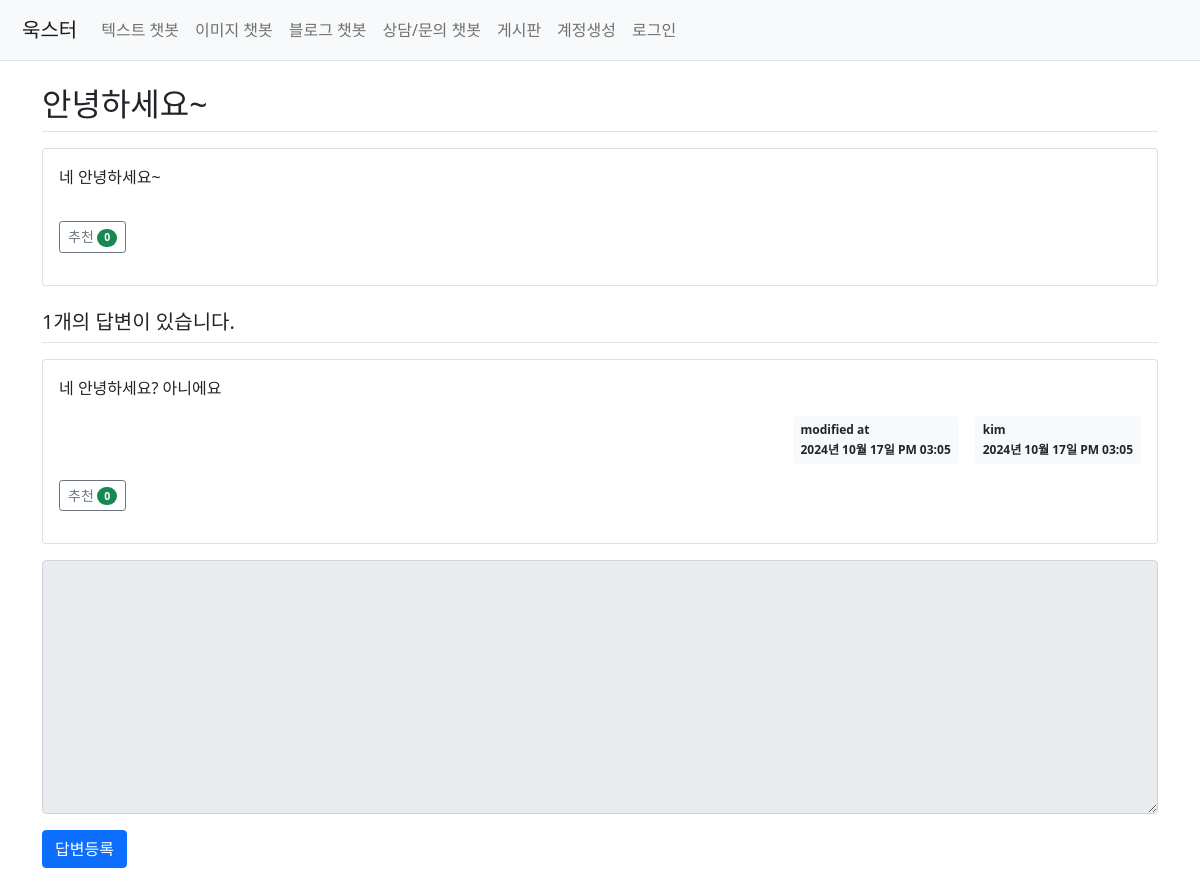
The app's page /question/detail/1/ with its own data.
### my_flask_app/models.py (models this page shows)
class Question(db.Model):
    id = db.Column(db.Integer, primary_key=True)
    subject = db.Column(db.String(200), nullable=False)
    content = db.Column(db.Text(), nullable=False)
    create_date = db.Column(db.DateTime(), nullable=False)
    user_id = db.Column(db.Integer, db.ForeignKey('user.id', ondelete='CASCADE'), nullable=False)
    user = db.relationship('User', backref=db.backref('question_set'))
    modify_date = db.Column(db.DateTime(), nullable=True)
    voter = db.relationship('User', secondary=question_voter, backref=db.backref('question_voter_set'))

class Answer(db.Model):
    id = db.Column(db.Integer, primary_key=True)
    question_id = db.Column(db.Integer, db.ForeignKey('question.id', ondelete='CASCADE'))
    question = db.relationship('Question', backref=db.backref('answer_set'))
    content = db.Column(db.Text(), nullable=False)
    create_date = db.Column(db.DateTime(), nullable=False)
    user_id = db.Column(db.Integer, db.ForeignKey('user.id', ondelete='CASCADE'), nullable=False)
    user = db.relationship('User', backref=db.backref('answer_set'))
    modify_date = db.Column(db.DateTime(), nullable=True)
    voter = db.relationship('User', secondary=answer_voter, backref=db.backref('answer_voter_set'))

class User(db.Model):
    id = db.Column(db.Integer, primary_key=True)
    username = db.Column(db.String(150), unique=True, nullable=False)
    password = db.Column(db.String(200), nullable=False)
    email = db.Column(db.String(120), unique=True, nullable=False)

### my_flask_app/views/question_views.py (the view)
@bp.route('/detail/<int:question_id>/')
def detail(question_id):
    form = AnswerForm()
    question = Question.query.get_or_404(question_id)
    return render_template('question/question_detail.html', question=question, form=form)

### my_flask_app/forms.py
class AnswerForm(FlaskForm):
    content = TextAreaField('내용', validators=[DataRequired('내용은 필수입력 항목입니다.')])

### my_flask_app/filter.py (called while the page is built)
def format_datetime(value, fmt='%Y년 %m월 %d일 %p %I:%M'):
    return value.strftime(fmt)

### my_flask_app/views/auth_views.py (called while the page is built)
@bp.before_app_request
def load_logged_in_user():
    user_id = session.get('user_id')
    if user_id is None:
        g.user = None
    else:
        g.user = User.query.get(user_id)

### my_flask_app/templates/question/question_detail.html (shortened to what this page needs)
{% extends 'base.html' %}
{% block content %}
<div class="container my-3">
    <h2 class="border-bottom py-2">{{ question.subject }}</h2>
    <div class="card my-3">
        <div class="card-body">
            <div class="card-text">{{ question.content|markdown }}</div>
            <div class="my-3">
                <a href="javascript:void(0)" data-uri="{{ url_for('question.vote', question_id=question.id) }}"
                    class="recommend btn btn-sm btn-outline-secondary"> 추천
                    <span class="badge rounded-pill bg-success">{{ question.voter|length }}</span>
                </a>
            </div>
        </div>
    </div>
    <h5 class="border-bottom my-3 py-2">{{ question.answer_set|length }}개의 답변이 있습니다.</h5>
    {% for answer in question.answer_set %}
    <div class="card my-3">
        <div class="card-body">
            <div class="card-text">{{ answer.content|markdown }}</div>
            <div class="d-flex justify-content-end">
                {% if answer.modify_date %}
                <div class="badge bg-light text-dark p-2 text-start mx-3">
                    <div class="mb-2">modified at</div>
                    <div>{{ answer.modify_date|datetime }}</div>
                </div>
                {% endif %}
                <div class="badge bg-light text-dark p-2 text-start">
                    <div class="mb-2">{{ answer.user.username }}</div>
                    <div>{{ answer.create_date|datetime }}</div>
                </div>
            </div>
            <div class="my-3">
                <a href="javascript:void(0)" data-uri="{{ url_for('answer.vote', answer_id=answer.id) }}"
                    class="recommend btn btn-sm btn-outline-secondary"> 추천
                    <span class="badge rounded-pill bg-success">{{ answer.voter|length }}</span>
                </a>
            </div>
        </div>
    </div>
    {% endfor %}
    <form action="{{ url_for('answer.create', question_id=question.id) }}" method="post" class="my-3">
        <div class="mb-3">
            <textarea {% if not g.user %}disabled{% endif %}
                    name="content" id="content" class="form-control" rows="10"></textarea>
        </div>
        <input type="submit" value="답변등록" class="btn btn-primary">
    </form>
</div>
{% endblock %}

### my_flask_app/templates/base.html (style rules this page uses)
body, html { margin: 0; padding: 0; height: 100%; width: 100%; display: flex; flex-direction: column; align-items: center; }

### records on screen
Question: subject "안녕하세요~", content "네 안녕하세요~"
Answer: content "네 안녕하세요? 아니에요", modify_date "2024년 10월 17일 PM 03:05", user.username "kim", create_date "2024년 10월 17일 PM 03:05", voter|length "0"

### other values on screen
{{ question.voter|length }} "0"
{{ question.answer_set|length }} "1"
